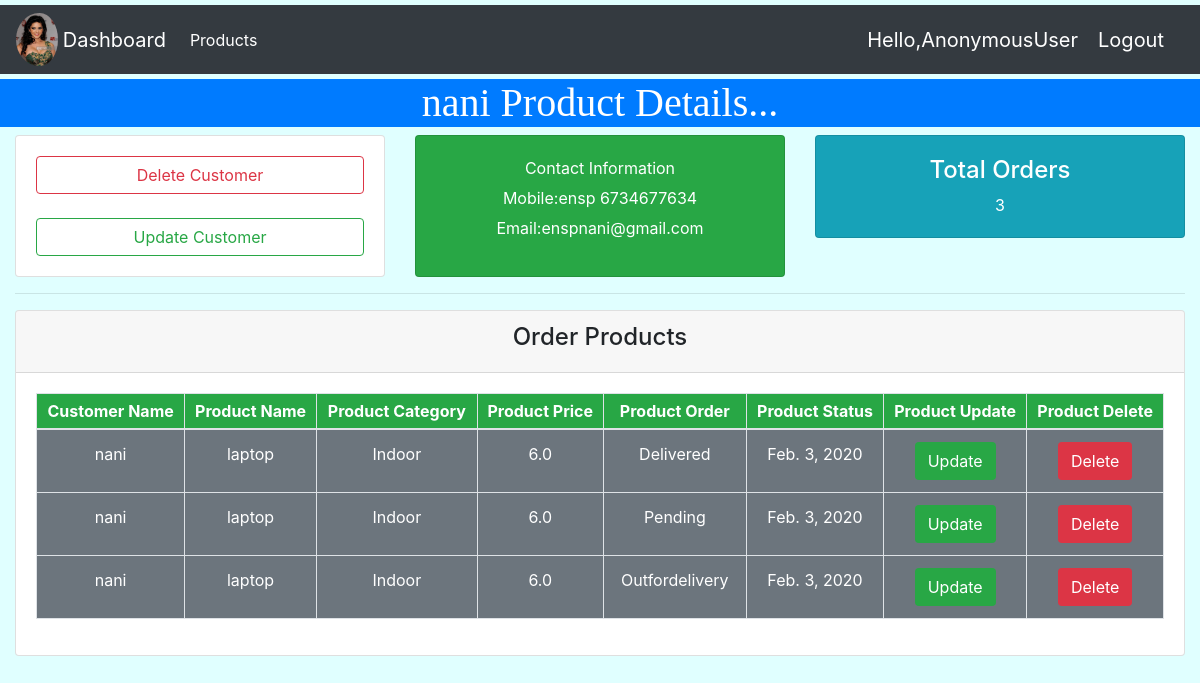
Page /customer/12 on the committed database.
### account/models.py (models this page shows, shortened)
class Customers(models.Model):
    name = models.CharField(max_length=100, null=True)
    emil = models.EmailField(max_length=100, null=True)
    mobile = models.BigIntegerField(null=True)
    created_date = models.DateField(auto_now_add=True, null=True)

class Orders(models.Model):
    STATUS = (
        ('Delivered', 'Delivered'),
        ('Pending', 'Pending'),
        ('Outfordelivery', 'Outfordelivery')
    )
    customer = models.ForeignKey(Customers, on_delete=models.CASCADE) #check
    product = models.ForeignKey(Products, on_delete=models.CASCADE)   ##check
    created_date = models.DateField(auto_now_add=True, null=True)
    status = models.CharField(max_length=100,choices=STATUS)

class Products(models.Model):
    CATEGORY = (
        ('Indoor', 'Indoor'),
        ('Outdoor', 'Outdoor'),
        ('Anywhere', 'Anywhere')
    )
    name = models.CharField(max_length=100)
    price = models.FloatField(null=True)
    created_date = models.DateField(auto_now_add=True, null=True)
    description = models.CharField(max_length=100,null=True,blank=True)
    category = models.CharField(max_length=100,choices=CATEGORY)
    def __str__(self):
        return self.name

### account/views.py (the view)
# urls.py: path('customer/<str_pk>', views.customers, name='customer'),
def customers(request, str_pk):
    customers = Customers.objects.get(id=str_pk)
    orders = customers.orders_set.all()
    total_orders = orders.count()
    context = {'customers': customers, 'orders': orders, 'total_orders': total_orders}
    return render(request, 'crmaccounts/customers.html', context)

### templates/crmaccounts/customers.html (shortened to what this page needs)
{% extends 'crmaccounts/base.html' %}
{% block content %}
<h1 id="h11" class="bg-primary text-white text-center">{{ customers.name }} Product Details...</h1>
<div class="container-fluid">
    <div class="row">
        <div class="col-md">
            <div class="card card-sm text-white">
                <div class="card-body">
                    <a href="{% url 'delete_customer' customers.id %}" class="btn btn-outline-danger btn-block">Delete Customer</a><br>
                    <a href="{% url 'update_customer' customers.id %}" class="btn btn-outline-success btn-block">Update Customer</a>
                </div>
            </div>
        </div>
        <div class="col-md">
            <div class="card card-sm bg-success text-white">
                <div class="card-body">
                    <p class="text-center">Contact Information</p>
                    <center>
                        <p class="p1">Mobile:ensp {{ customers.mobile }}</p>
                        <p class="p1">Email:ensp{{ customers.emil }}</p>
                    </center>
                </div>
            </div>
        </div>
        <div class="col-md">
            <div class="card card-sm bg-info text-center text-white">
                <div class="card-body">
                    <h4>Total Orders</h4>
                    {{ total_orders }}
                </div>
            </div>
        </div>
    </div>
        <hr>
    <div class="row">
        <div class="col-md">
            <div class="card">
                <div class="card-header">
                    <h4 class="text-center">Order Products</h4>
                </div>
                <div class="card-body">
                    <table class="table table-bordered text-center table-hover ">
                        <thead class="table-sm">
                        <tr class="bg-success text-white text-center">
                            <th>Customer Name</th>
                            <th>Product Name</th>
                            <th>Product Category</th>
                            <th>Product Price</th>
                            <th>Product Order</th>
                            <th>Product Status</th>
                            <th>Product Update</th>
                            <th>Product Delete</th>
                        </tr>
                        </thead>
                        <tbody class="bg-secondary text-white">
                        {% for order in orders %}
                            <tr class="text-center">
                                <td>{{ order.customer.name }}</td>
                                <td>{{ order.product }}</td>
                                <td>{{ order.product.category }}</td>
                                <td>{{ order.product.price }}</td>
                                <td>{{ order.status }}</td>
                                <td>{{ order.created_date }}</td>
                                <td><a href="{% url 'update_product' order.customer.id %}" class="text-white btn bg-success">Update</a></td>
                                <td><a href="{% url 'delete_product' order.customer.id %}" class="text-white btn bg-danger">Delete</a></td>
                            </tr>
                        {% endfor %}
                        </tbody>
                    </table>
                </div>
            </div>
        </div>
    </div>
</div>
{% endblock %}

### templates/crmaccounts/customers.html (style rules this page uses)
.p1 { margin-top: -10px }
#h11 { margin-top: 5px; font-family: "Edwardian Script ITC"; }
body { background-color: lightcyan; }

### rows in the picture
Customers: name "nani", mobile "6734677634", emil "nani@gmail.com"
Orders: customer.name "nani", product "laptop", product.category "Indoor", product.price "6.0", status "Delivered", created_date "Feb. 3, 2020"
Orders: customer.name "nani", product "laptop", product.category "Indoor", product.price "6.0", status "Pending", created_date "Feb. 3, 2020"
Orders: customer.name "nani", product "laptop", product.category "Indoor", product.price "6.0", status "Outfordelivery", created_date "Feb. 3, 2020"

### other values in the picture
{{ request.user }} "AnonymousUser"
{{ total_orders }} "3"
